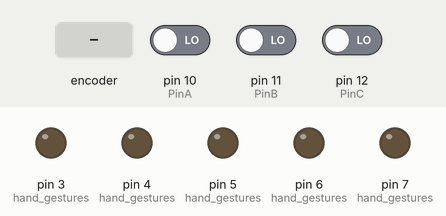
Recording of a sketch running on a simulated Arduino Uno, built with avr-gcc and run on an emulated ATmega328P. Shown: output pins drawn as LEDs (lit = HIGH). Dashed ring = blinking. The inputs (shaded band) are chosen by the test bench; at power-on: pin 12 (PinC) LOW, pin 10 (PinA) LOW, pin 11 (PinB) LOW.

Above: at 1.8 s.
1.9 s: rotary encoder on pin 10 (PinA) / pin 11 (PinB) turned 1 step (first pin leading)
At 2.05 s:
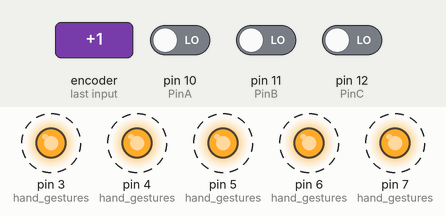
5.1 s: rotary encoder on pin 10 (PinA) / pin 11 (PinB) turned 3 steps (first pin leading)
8.1 s: rotary encoder on pin 10 (PinA) / pin 11 (PinB) turned 2 steps (second pin leading)
11.1 s: pin 12 (PinC) driven HIGH
At 11.8 s:
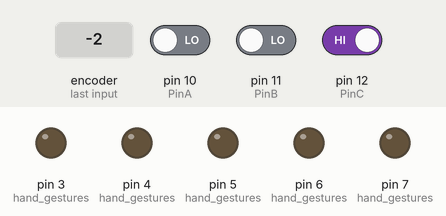
12.6 s: pin 12 (PinC) driven LOW
At 13.4 s:
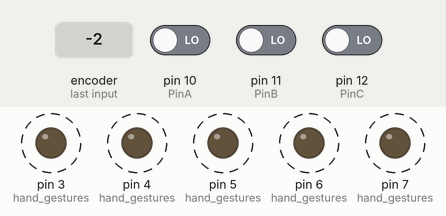
Timing chart, 0 to 16.6 s (numbered marks = the images above; inputs shaded):
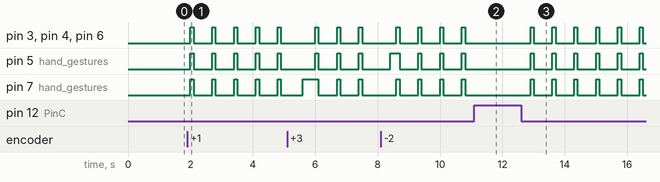

The sketch:

hand_gesture_display_box.ino
```cpp
// Takes values of PIN_A, PIN_B and PIN_C of Google Vision AIY kit
// (1 if HIGH or 0 if LOW)
// and calculates Signal = 4*A + 2*B + C which takes values between 0 and 7
// Based on the vaue of Signal a particular LED is lit:
// Signal=0 => No action (All LEDs are off)
// Signal=1 => Left
// Signal=2 => Right
// Signal=3 => Forward
// Signal=4 => Backward
// Signal=5 => Stop
// Signal=6 => Alert (All LEDs are blinking)
// Signal=7 => No action (All LEDs are off)

//Assign Arduino (input) pins -
// pinA of Arduino corresponds to PIN_A or Google Vision AIY kit,
// pinB - to PIN_B and pinC - to PIN_C

int PinA = 10;
int PinB = 11;
int PinC = 12;

// Assign Ardiuno (output) pins for LEDs
int Left = 3;
int Right = 7;
int Forward = 6;
int Backward = 5;
int Stop = 4;

// Initiate variables
int A = 0;
int B = 0;
int C = 0;
int Signal = 0;

int hand_gestures[]={Left, Right, Forward, Backward, Stop};

// Alert
int alert(){
  for (int j=0; j<5; j++){
      digitalWrite(hand_gestures[j], HIGH);
  }
  delay(100);
  for (int j=0; j<5; j++){
      digitalWrite(hand_gestures[j], LOW);
  }
  delay(100);
}

// Activate LED for a classified hand gesture
int activate(int S){
  if (S == 6){
    alert();
  }
  else if (S > 5){
    S = 0;
  }
  for (int i=0; i<5; i++){
    if (S == (i+1)){
      digitalWrite(hand_gestures[i], HIGH);
    }
    else{
      digitalWrite(hand_gestures[i], LOW);
    }
    delay(100);
  }
}

void setup()
{
  pinMode(PinA, INPUT);
  pinMode(PinB, INPUT);
  pinMode(PinC, INPUT);

  for (int i=0; i<5; i++){
    pinMode(hand_gestures[i], OUTPUT);
  }
}

void loop()
{
  A = digitalRead(PinA);     // read the input pin A
  B = digitalRead(PinB);     // read the input pin B
  C = digitalRead(PinC);     // read the input pin C

  Signal = A*4 + B*2 + C;

  activate(Signal);
}
```

Measured:
- after the input at 1.9 s, pin 3 (hand_gestures), pin 4 (hand_gestures), pin 5 (hand_gestures), pin 6 (hand_gestures), pin 7 (hand_gestures): alternates HIGH for 0.10 s and LOW for 0.60 s, starting after 0.10 s
- after the input at 11.1 s, pin 3 (hand_gestures), pin 4 (hand_gestures), pin 5 (hand_gestures), pin 6 (hand_gestures), pin 7 (hand_gestures): stops changing and stays LOW
- after the input at 12.6 s, pin 3 (hand_gestures), pin 4 (hand_gestures), pin 5 (hand_gestures), pin 6 (hand_gestures), pin 7 (hand_gestures): alternates HIGH for 0.10 s and LOW for 0.60 s, starting after 0.30 s
